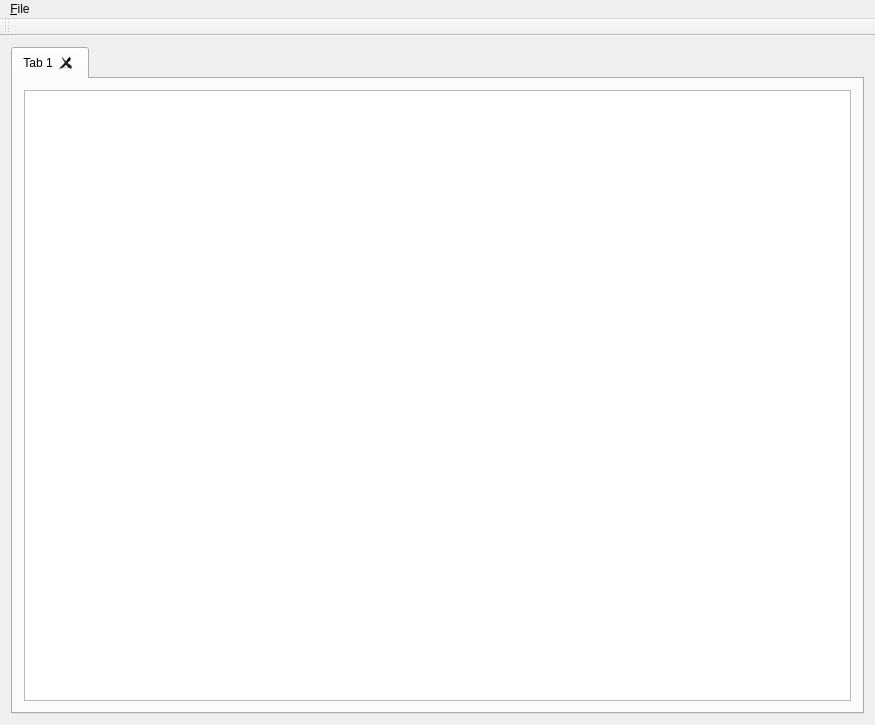
<?xml version="1.0" encoding="UTF-8"?>
<ui version="4.0">
 <class>MainWindow</class>
 <widget class="QMainWindow" name="MainWindow">
  <property name="geometry">
   <rect>
    <x>0</x>
    <y>0</y>
    <width>875</width>
    <height>725</height>
   </rect>
  </property>
  <property name="windowTitle">
   <string>MainWindow</string>
  </property>
  <widget class="QWidget" name="centralWidget">
   <layout class="QVBoxLayout" name="verticalLayout">
    <item>
     <widget class="QTabWidget" name="tabWidget">
      <property name="currentIndex">
       <number>0</number>
      </property>
      <property name="tabsClosable">
       <bool>true</bool>
      </property>
      <widget class="QWidget" name="tab">
       <attribute name="title">
        <string>Tab 1</string>
       </attribute>
       <layout class="QHBoxLayout" name="horizontalLayout">
        <item>
         <widget class="QPlainTextEdit" name="plainTextEdit"/>
        </item>
       </layout>
      </widget>
     </widget>
    </item>
   </layout>
  </widget>
  <widget class="QMenuBar" name="menuBar">
   <property name="geometry">
    <rect>
     <x>0</x>
     <y>0</y>
     <width>875</width>
     <height>26</height>
    </rect>
   </property>
   <widget class="QMenu" name="menuFile">
    <property name="title">
     <string>&amp;File</string>
    </property>
    <addaction name="actionOpen_Project_Folder"/>
    <addaction name="actionOpen_File"/>
   </widget>
   <addaction name="menuFile"/>
  </widget>
  <widget class="QToolBar" name="mainToolBar">
   <attribute name="toolBarArea">
    <enum>TopToolBarArea</enum>
   </attribute>
   <attribute name="toolBarBreak">
    <bool>false</bool>
   </attribute>
  </widget>
  <action name="actionOpen_Project_Folder">
   <property name="text">
    <string>Open &amp;Project Folder</string>
   </property>
  </action>
  <action name="actionOpen_File">
   <property name="text">
    <string>Open &amp;File</string>
   </property>
  </action>
 </widget>
 <layoutdefault spacing="6" margin="11"/>
 <resources/>
 <connections/>
</ui>
